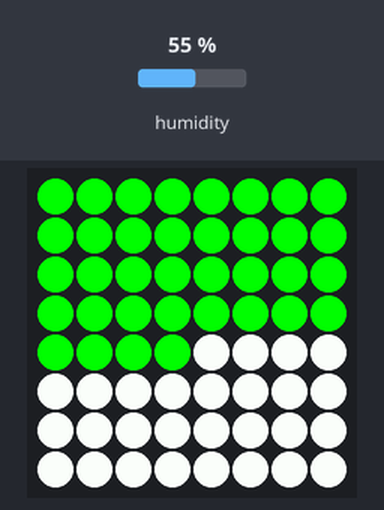
A program run on a simulated Raspberry Pi (BCM pin numbers) with a Sense HAT. On the bench: the Sense HAT's 8×8 RGB LED matrix. The inputs (shaded band) are chosen by the test bench; at power-on: humidity 55 %. What the program prints to the terminal is not drawn.

Above: at 1.2 s.
1.3 s: humidity set to 22 %
At 2.5 s:
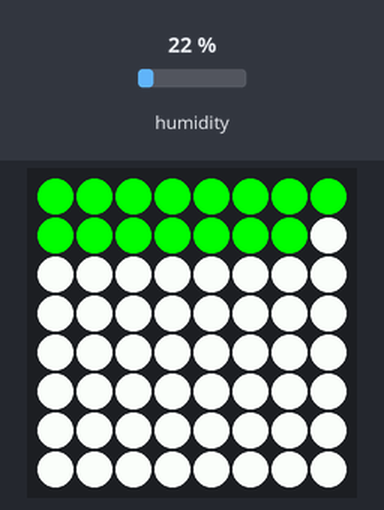
2.8 s: humidity set to 88 %
At 3.9 s:
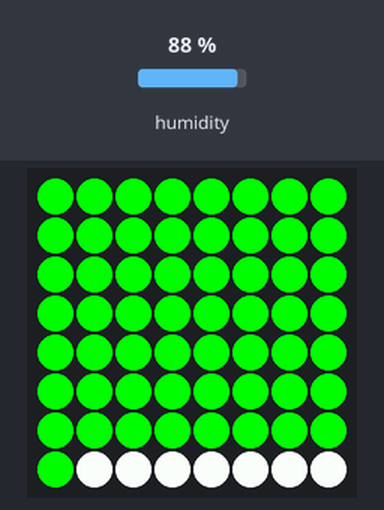
4.3 s: humidity set to 40 %
At 5.0 s:
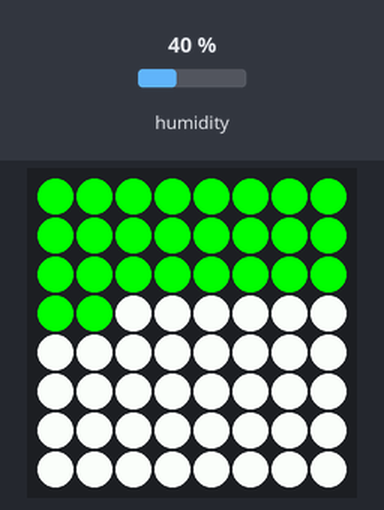
Timing chart, 0 to 7.0 s (numbered marks = the images above; inputs shaded):
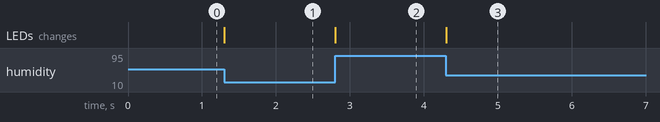

The program:

humidity.py
```python
from sense_hat import SenseHat

sense = SenseHat()

green = (0, 255, 0)
white = (255, 255, 255)

while True:
    humidity = sense.humidity
    #print(humidity)
    humidity_value = 64 * humidity / 100
    print(humidity_value)

    pixels = [green if i < humidity_value else white for i in range(64)]

    sense.set_pixels(pixels)
```

Measured:
- after the input at 1.3 s, the LEDs: change at once (image 1)
- after the input at 2.8 s, the LEDs: change at once (image 2)
- after the input at 4.3 s, the LEDs: change at once (image 3)
